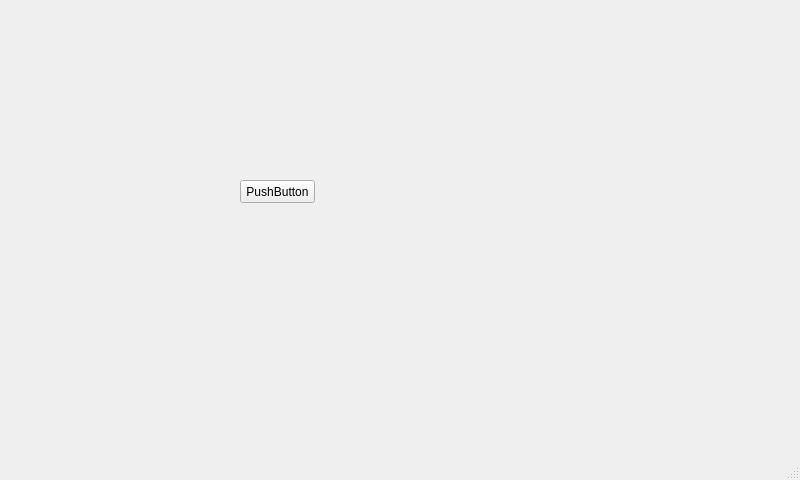
<?xml version="1.0" encoding="UTF-8"?>
<ui version="4.0">
 <class>MainWindow</class>
 <widget class="QMainWindow" name="MainWindow">
  <property name="geometry">
   <rect>
    <x>0</x>
    <y>0</y>
    <width>800</width>
    <height>480</height>
   </rect>
  </property>
  <property name="windowTitle">
   <string>MainWindow</string>
  </property>
  <widget class="QWidget" name="centralwidget">
   <widget class="QPushButton" name="pushButton">
    <property name="geometry">
     <rect>
      <x>240</x>
      <y>180</y>
      <width>75</width>
      <height>23</height>
     </rect>
    </property>
    <property name="text">
     <string>PushButton</string>
    </property>
   </widget>
  </widget>
  <widget class="QMenuBar" name="menubar">
   <property name="geometry">
    <rect>
     <x>0</x>
     <y>0</y>
     <width>800</width>
     <height>23</height>
    </rect>
   </property>
  </widget>
  <widget class="QStatusBar" name="statusbar"/>
 </widget>
 <resources/>
 <connections/>
</ui>
